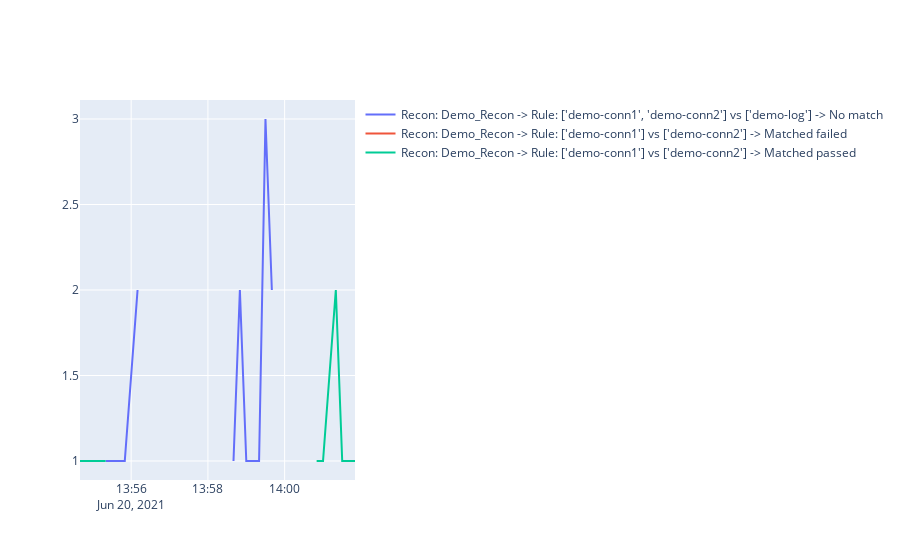

This figure's notebook cell:
### Markdown cell above
## [2] Growth chart for each of the event statuses

### Code cell
def transform_output(record):
    recon_status = tree.get(record.get("parentEventId"))
    recon_rule = tree.get(recon_status.get("parentEventId"))
    recon_folder = tree.get(recon_rule.get("parentEventId"))
    new_obj = {
        "time": record.get("start_time"),
        "name": f"{recon_folder.get('eventName')} -> {recon_rule.get('eventName')} -> {recon_status.get('eventName')}",
        "status": record.get("status")
    }
    return new_obj

data = events\
        .map(extract_basic) \
        .filter(lambda record: record.get("super_type") == "Recon Event") \
        .map(transform_output)

df = Utils.aggregate_groups_by_intervals(data, "time", "name", intervals="10s", pivot="name")

Utils.create_tick_diagram(df)  # The plot may not be shown if you have not restarted the notebook.

### Figure 1 — Plotly figure (JSON) as saved in the notebook; plotly's stock layout.template omitted (floating-point values rounded to 4 significant figures)
{"data": [{"mode": "lines", "name": "Recon: Demo_Recon -> Rule: ['demo-conn1', 'demo-conn2'] vs ['demo-log'] -> No match", "type": "scatter", "x": ["2021-06-20T13:54:40", "2021-06-20T13:55:20", "2021-06-20T13:55:40", "2021-06-20T13:55:50", "2021-06-20T13:56:10", "2021-06-20T13:57:10", "2021-06-20T13:58:40", "2021-06-20T13:58:50", "2021-06-20T13:59:00", "2021-06-20T13:59:10", "2021-06-20T13:59:20", "2021-06-20T13:59:30", "2021-06-20T13:59:40", "2021-06-20T14:00:50", "2021-06-20T14:01:00", "2021-06-20T14:01:20", "2021-06-20T14:01:30", "2021-06-20T14:01:50"], "y": [null, 1, 1, 1, 2, null, 1, 2, 1, 1, 1, 3, 2, null, null, null, null, null]}, {"mode": "lines", "name": "Recon: Demo_Recon -> Rule: ['demo-conn1'] vs ['demo-conn2'] -> Matched failed", "type": "scatter", "x": ["2021-06-20T13:54:40", "2021-06-20T13:55:20", "2021-06-20T13:55:40", "2021-06-20T13:55:50", "2021-06-20T13:56:10", "2021-06-20T13:57:10", "2021-06-20T13:58:40", "2021-06-20T13:58:50", "2021-06-20T13:59:00", "2021-06-20T13:59:10", "2021-06-20T13:59:20", "2021-06-20T13:59:30", "2021-06-20T13:59:40", "2021-06-20T14:00:50", "2021-06-20T14:01:00", "2021-06-20T14:01:20", "2021-06-20T14:01:30", "2021-06-20T14:01:50"], "y": [null, 1, null, null, null, null, null, null, null, null, null, null, null, null, null, null, null, null]}, {"mode": "lines", "name": "Recon: Demo_Recon -> Rule: ['demo-conn1'] vs ['demo-conn2'] -> Matched passed", "type": "scatter", "x": ["2021-06-20T13:54:40", "2021-06-20T13:55:20", "2021-06-20T13:55:40", "2021-06-20T13:55:50", "2021-06-20T13:56:10", "2021-06-20T13:57:10", "2021-06-20T13:58:40", "2021-06-20T13:58:50", "2021-06-20T13:59:00", "2021-06-20T13:59:10", "2021-06-20T13:59:20", "2021-06-20T13:59:30", "2021-06-20T13:59:40", "2021-06-20T14:00:50", "2021-06-20T14:01:00", "2021-06-20T14:01:20", "2021-06-20T14:01:30", "2021-06-20T14:01:50"], "y": [1, 1, null, null, null, 1, null, null, null, null, null, null, null, 1, 1, 2, 1, 1]}], "layout": {}}
